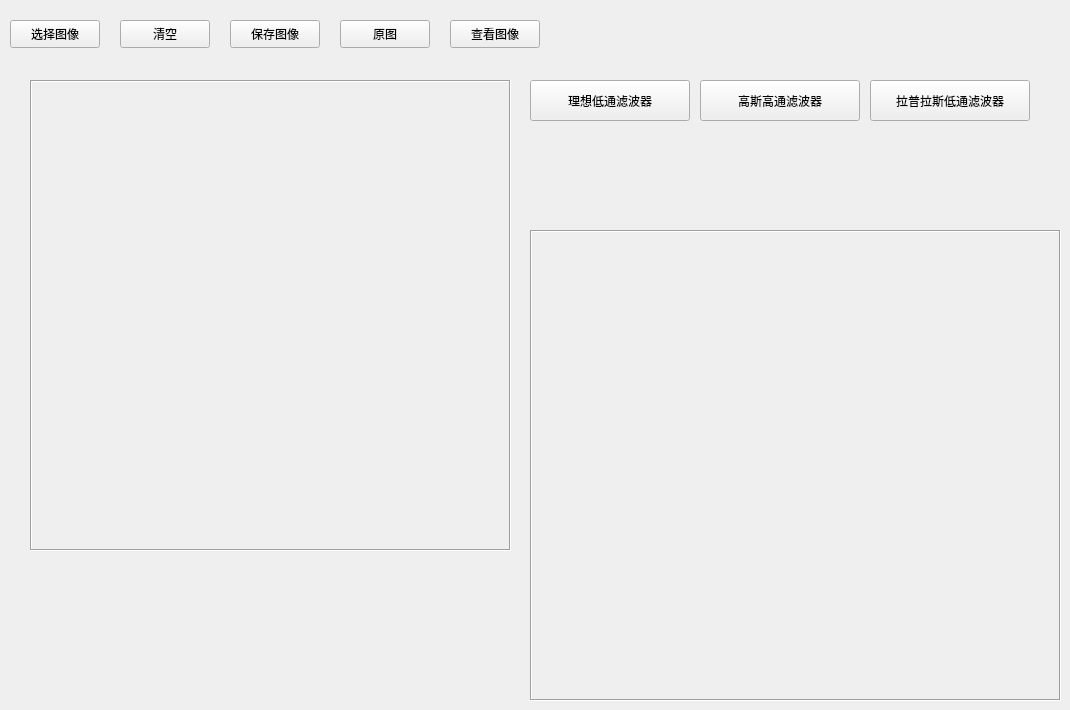
    <widget class="QWidget" name="tab_5">
     <property name="accessibleDescription">
      <string/>
     </property>
     <attribute name="title">
      <string>5.图像频域运算</string>
     </attribute>
     <widget class="QLabel" name="label_46">
      <property name="geometry">
       <rect>
        <x>30</x>
        <y>80</y>
        <width>481</width>
        <height>471</height>
       </rect>
      </property>
      <property name="frameShape">
       <enum>QFrame::Box</enum>
      </property>
      <property name="frameShadow">
       <enum>QFrame::Sunken</enum>
      </property>
      <property name="text">
       <string/>
      </property>
     </widget>
     <widget class="QLabel" name="label_48">
      <property name="geometry">
       <rect>
        <x>530</x>
        <y>230</y>
        <width>531</width>
        <height>471</height>
       </rect>
      </property>
      <property name="frameShape">
       <enum>QFrame::Box</enum>
      </property>
      <property name="frameShadow">
       <enum>QFrame::Sunken</enum>
      </property>
      <property name="text">
       <string/>
      </property>
     </widget>
     <widget class="QPushButton" name="pushButton_31">
      <property name="geometry">
       <rect>
        <x>10</x>
        <y>20</y>
        <width>90</width>
        <height>28</height>
       </rect>
      </property>
      <property name="text">
       <string>选择图像</string>
      </property>
     </widget>
     <widget class="QPushButton" name="pushButton_37">
      <property name="geometry">
       <rect>
        <x>230</x>
        <y>20</y>
        <width>90</width>
        <height>28</height>
       </rect>
      </property>
      <property name="text">
       <string>保存图像</string>
      </property>
     </widget>
     <widget class="QPushButton" name="pushButton_39">
      <property name="geometry">
       <rect>
        <x>120</x>
        <y>20</y>
        <width>90</width>
        <height>28</height>
       </rect>
      </property>
      <property name="text">
       <string>清空</string>
      </property>
     </widget>
     <widget class="QPushButton" name="pushButton_33">
      <property name="geometry">
       <rect>
        <x>530</x>
        <y>80</y>
        <width>160</width>
        <height>41</height>
       </rect>
      </property>
      <property name="text">
       <string>理想低通滤波器</string>
      </property>
     </widget>
     <widget class="QPushButton" name="pushButton_35">
      <property name="geometry">
       <rect>
        <x>700</x>
        <y>80</y>
        <width>160</width>
        <height>41</height>
       </rect>
      </property>
      <property name="text">
       <string>高斯高通滤波器</string>
      </property>
     </widget>
     <widget class="QPushButton" name="pushButton_36">
      <property name="geometry">
       <rect>
        <x>870</x>
        <y>80</y>
        <width>160</width>
        <height>41</height>
       </rect>
      </property>
      <property name="text">
       <string>拉普拉斯低通滤波器</string>
      </property>
     </widget>
     <widget class="QPushButton" name="pushButton_40">
      <property name="geometry">
       <rect>
        <x>340</x>
        <y>20</y>
        <width>90</width>
        <height>28</height>
       </rect>
      </property>
      <property name="text">
       <string>原图</string>
      </property>
     </widget>
     <widget class="QPushButton" name="pushButton_46">
      <property name="geometry">
       <rect>
        <x>450</x>
        <y>20</y>
        <width>90</width>
        <height>28</height>
       </rect>
      </property>
      <property name="text">
       <string>查看图像</string>
      </property>
     </widget>
    </widget>
